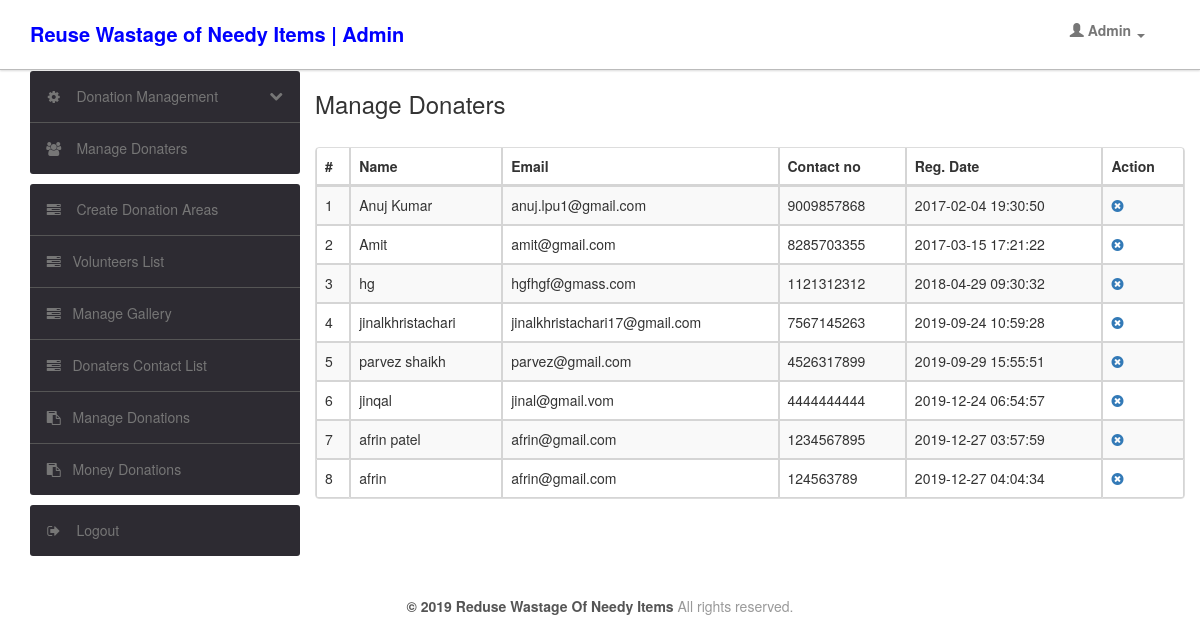
/admin/manage-donaters.php (signed in), run on the app's committed database.
### tables this page shows
CREATE TABLE `donater` (
  `id` int(11) NOT NULL,
  `name` varchar(255) DEFAULT NULL,
  `email` varchar(255) DEFAULT NULL,
  `address` varchar(200) NOT NULL,
  `contactno` bigint(11) DEFAULT NULL,
  `password` varchar(255) DEFAULT NULL,
  `shippingAddress` longtext,
  `shippingState` varchar(255) DEFAULT NULL,
  `shippingCity` varchar(255) DEFAULT NULL,
  `shippingPincode` int(11) DEFAULT NULL,
  `billingAddress` longtext,
  `billingState` varchar(255) DEFAULT NULL,
  `billingCity` varchar(255) DEFAULT NULL,
  `billingPincode` int(11) DEFAULT NULL,
  `regDate` timestamp NOT NULL DEFAULT CURRENT_TIMESTAMP,
  `updationDate` varchar(255) DEFAULT NULL
);

### admin/manage-donaters.php (the view, shortened to what this page needs)
<?php
include('include/config.php');
if(strlen($_SESSION['alogin'])==0)
	{
header('location:index.php');
}
else{
?>
<!DOCTYPE html>
<html lang="en">
<head>
	<link type="text/css" href="bootstrap/css/bootstrap.min.css" rel="stylesheet">
	<link type="text/css" href="bootstrap/css/bootstrap-responsive.min.css" rel="stylesheet">
	<link type="text/css" href="css/theme.css" rel="stylesheet">
	<link type="text/css" href="images/icons/css/font-awesome.css" rel="stylesheet">
<link rel="stylesheet" href="https://maxcdn.bootstrapcdn.com/bootstrap/3.3.7/css/bootstrap.min.css">
</head>
<body>
<?php include('include/header.php');?>
		<div class="container-fluid">
			<div class="row">
<?php include('include/sidebar.php');?>
					<div class="col-md-9">
								<h3>Manage Donaters</h3>
									<br />
							<div class="table-responsive">
								<table cellpadding="0" cellspacing="0" border="0" class="table table-bordered table-striped	 display" width="100%">
									<thead>
										<tr>
											<th>#</th>
											<th> Name</th>
											<th>Email </th>
											<th>Contact no</th>
											<th>Reg. Date </th>
											<th>Action</th>
										</tr>
									</thead>
									<tbody>
<?php $query=mysqli_query($conn,"select * from donater");
$cnt=1;
while($row=mysqli_fetch_array($query))
{
?>
										<tr>
											<td><?php echo htmlentities($cnt);?></td>
											<td><?php echo htmlentities($row['name']);?></td>
											<td><?php echo htmlentities($row['email']);?></td>
											<td> <?php echo htmlentities($row['contactno']);?></td>
											<td><?php echo htmlentities($row['regDate']);?></td>
											<td>
												<a href="manage-donaters.php?id=<?php echo $row['id']?>&del=delete" onClick="return confirm('Are you sure you want to delete?')"><i class="icon-remove-sign"></i></a>
											</td>
										<?php $cnt=$cnt+1; } ?>
								</table>
							</div>
						</div>
			</div>
		</div>
<?php include('include/footer.php');?>
</body>
<?php } ?>

### admin/css/theme.css (style rules this page uses)
body { font-size: 13px; font-family: 'Open Sans', Arial, sans-serif; background: #fff; color: #777 }
h1, h2, h3, h4, h5, h6 { color: #333; margin-top: 0 }
h3 { font-size: 20px }
body [class^="icon-"], body [class*=" icon-"] { font-size: 14px; line-height: 20px; height: 20px }
.table { margin-bottom: 0 }
.table th, .table td { border-color: #d5d5d5!important }
.table-bordered thead:first-child tr:first-child>th:first-child, .table-bordered tbody:first-child tr:first-child>td:first-child { -webkit-border-top-left-radius: 2px; -moz-border-radius-topleft: 2px; border-top-left-radius: 2px }
.table-bordered thead:first-child tr:first-child>th:last-child, .table-bordered tbody:first-child tr:first-child>td:last-child { -webkit-border-top-right-radius: 2px; -moz-border-radius-topright: 2px; border-top-right-radius: 2px }
.table-bordered thead:last-child tr:last-child>th:first-child, .table-bordered tbody:last-child tr:last-child>td:first-child, .table-bordered tfoot:last-child tr:last-child>td:first-child { -webkit-border-bottom-left-radius: 2px; -moz-border-radius-bottomleft: 2px; border-bottom-left-radius: 2px }
.table-bordered thead:last-child tr:last-child>th:last-child, .table-bordered tbody:last-child tr:last-child>td:last-child, .table-bordered tfoot:last-child tr:last-child>td:last-child { -webkit-border-bottom-right-radius: 2px; -moz-border-radius-bottomright: 2px; border-bottom-right-radius: 2px }

### data on the page
donater: name "Anuj Kumar", email "anuj.lpu1@gmail.com", contactno "9009857868", regDate "2017-02-04 19:30:50"
donater: name "Amit", email "amit@gmail.com", contactno "8285703355", regDate "2017-03-15 17:21:22"
donater: name "hg", email "hgfhgf@gmass.com", contactno "1121312312", regDate "2018-04-29 09:30:32"
donater: name "jinalkhristachari", email "jinalkhristachari17@gmail.com", contactno "7567145263", regDate "2019-09-24 10:59:28"
donater: name "parvez shaikh", email "parvez@gmail.com", contactno "4526317899", regDate "2019-09-29 15:55:51"
donater: name "jinqal", email "jinal@gmail.vom", contactno "4444444444", regDate "2019-12-24 06:54:57"
donater: name "afrin patel", email "afrin@gmail.com", contactno "1234567895", regDate "2019-12-27 03:57:59"
donater: name "afrin", email "afrin@gmail.com", contactno "124563789", regDate "2019-12-27 04:04:34"
